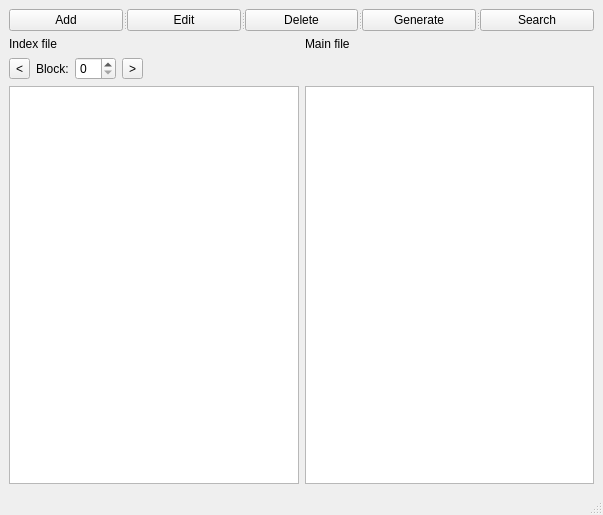
<?xml version="1.0" encoding="UTF-8"?>
<ui version="4.0">
 <class>MainWindow</class>
 <widget class="QMainWindow" name="MainWindow">
  <property name="geometry">
   <rect>
    <x>0</x>
    <y>0</y>
    <width>603</width>
    <height>515</height>
   </rect>
  </property>
  <property name="windowTitle">
   <string>MainWindow</string>
  </property>
  <widget class="QWidget" name="centralwidget">
   <layout class="QVBoxLayout" name="verticalLayout">
    <item>
     <widget class="QSplitter" name="splitter">
      <property name="orientation">
       <enum>Qt::Orientation::Horizontal</enum>
      </property>
      <widget class="QPushButton" name="addRecordButton">
       <property name="text">
        <string>Add</string>
       </property>
      </widget>
      <widget class="QPushButton" name="editRecordButton">
       <property name="text">
        <string>Edit</string>
       </property>
      </widget>
      <widget class="QPushButton" name="deleteRecordButton">
       <property name="text">
        <string>Delete</string>
       </property>
      </widget>
      <widget class="QPushButton" name="generateRecordButton">
       <property name="text">
        <string>Generate</string>
       </property>
      </widget>
      <widget class="QPushButton" name="searchRecordButton">
       <property name="text">
        <string>Search</string>
       </property>
      </widget>
     </widget>
    </item>
    <item>
     <layout class="QGridLayout" name="gridLayout">
      <item row="0" column="1">
       <widget class="QLabel" name="mainLabel">
        <property name="text">
         <string>Main file</string>
        </property>
       </widget>
      </item>
      <item row="2" column="0">
       <widget class="QTableView" name="indexView"/>
      </item>
      <item row="1" column="0">
       <layout class="QHBoxLayout" name="indexControls">
        <item>
         <widget class="QToolButton" name="backButton">
          <property name="text">
           <string>&lt;</string>
          </property>
         </widget>
        </item>
        <item>
         <widget class="QLabel" name="blockLabel">
          <property name="text">
           <string>Block:</string>
          </property>
         </widget>
        </item>
        <item>
         <widget class="QSpinBox" name="pageSpinBox"/>
        </item>
        <item>
         <widget class="QToolButton" name="forwardButton">
          <property name="text">
           <string>&gt;</string>
          </property>
         </widget>
        </item>
        <item>
         <spacer name="horizontalSpacer">
          <property name="orientation">
           <enum>Qt::Orientation::Horizontal</enum>
          </property>
          <property name="sizeHint" stdset="0">
           <size>
            <width>40</width>
            <height>20</height>
           </size>
          </property>
         </spacer>
        </item>
       </layout>
      </item>
      <item row="2" column="1">
       <widget class="QTableView" name="mainView"/>
      </item>
      <item row="0" column="0">
       <widget class="QLabel" name="indexLabel">
        <property name="text">
         <string>Index file</string>
        </property>
       </widget>
      </item>
     </layout>
    </item>
   </layout>
  </widget>
  <widget class="QStatusBar" name="statusbar"/>
 </widget>
 <resources/>
 <connections/>
</ui>
